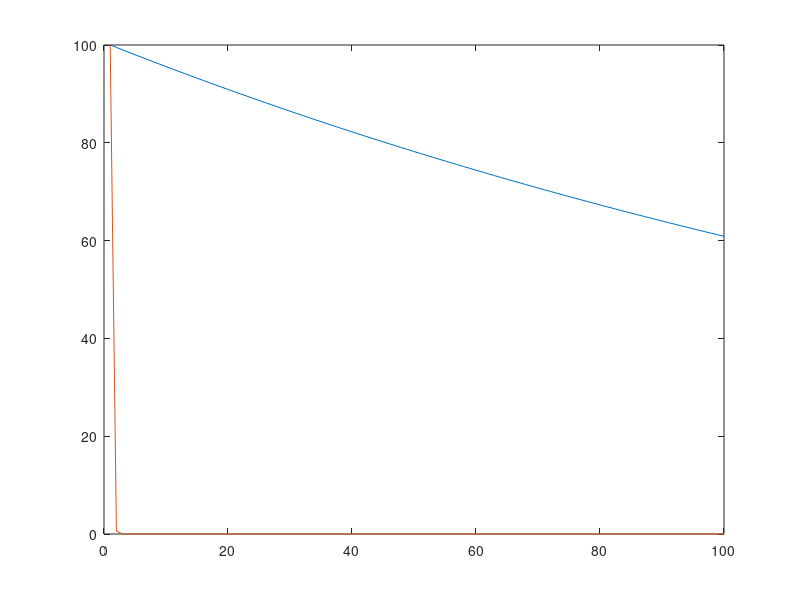
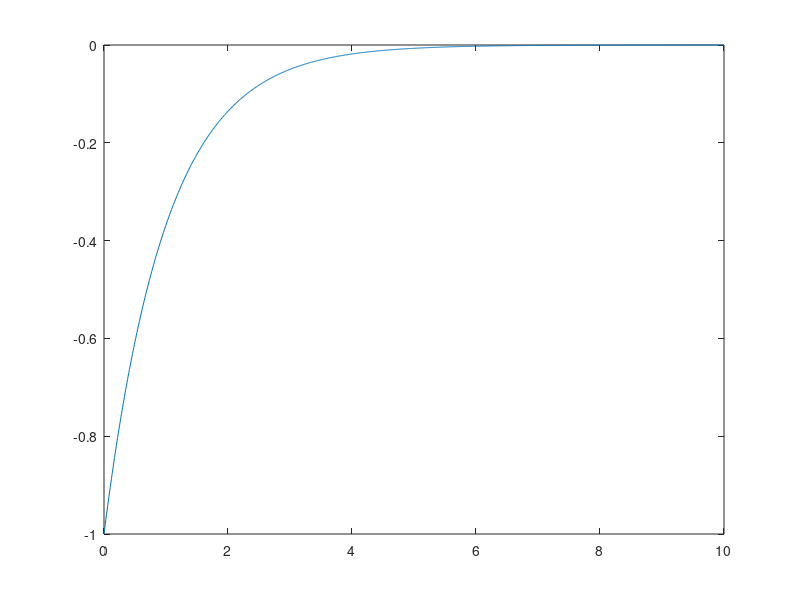

These charts were generated, in order, by the following MATLAB code:

% b=100
% 
% for i=1:60
%     
% if (1<i && i<3) || (18<i && i<20)
%     b(i)=10*i
% end
% i
% end

LE=0.3;
LD=60;

a=zeros(1,100);
b=zeros(1,100);

a(1,1)= 100; 
b(1,1)=100;
for i=2:100 
    a(1,i)= a(1,i-1)*(1-0.3/60); 
    
    b(1,i)=b(1,i-1)*(1-(1-LE)^(1/LD));
end

plot (1:100, a(1,1:100), 1:100, b(1,1:100))

x = 0:0.01:10;
y  =-exp(-x);
figure();
plot(x,y);



